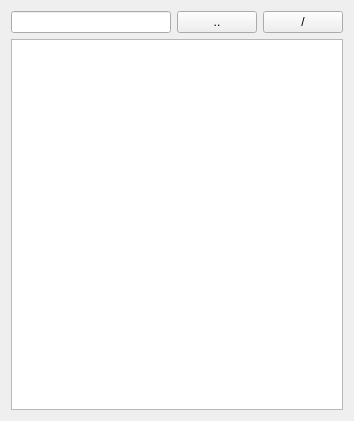
<?xml version="1.0" encoding="UTF-8"?>
<ui version="4.0">
 <class>Pane</class>
 <widget class="QWidget" name="Pane">
  <property name="geometry">
   <rect>
    <x>0</x>
    <y>0</y>
    <width>354</width>
    <height>421</height>
   </rect>
  </property>
  <property name="windowTitle">
   <string notr="true">Form</string>
  </property>
  <layout class="QVBoxLayout" name="verticalLayout">
   <item>
    <layout class="QHBoxLayout" name="horizontalLayout">
     <item>
      <widget class="QLineEdit" name="Address_"/>
     </item>
     <item>
      <widget class="QPushButton" name="Up_">
       <property name="text">
        <string>..</string>
       </property>
      </widget>
     </item>
     <item>
      <widget class="QPushButton" name="Root_">
       <property name="text">
        <string>/</string>
       </property>
      </widget>
     </item>
    </layout>
   </item>
   <item>
    <widget class="QTreeView" name="Tree_">
     <property name="contextMenuPolicy">
      <enum>Qt::ActionsContextMenu</enum>
     </property>
     <attribute name="headerHighlightSections">
      <bool>true</bool>
     </attribute>
     <attribute name="headerShowSortIndicator" stdset="0">
      <bool>true</bool>
     </attribute>
     <attribute name="headerShowSortIndicator" stdset="0">
      <bool>true</bool>
     </attribute>
     <attribute name="headerHighlightSections">
      <bool>true</bool>
     </attribute>
    </widget>
   </item>
  </layout>
 </widget>
 <resources/>
 <connections/>
</ui>
